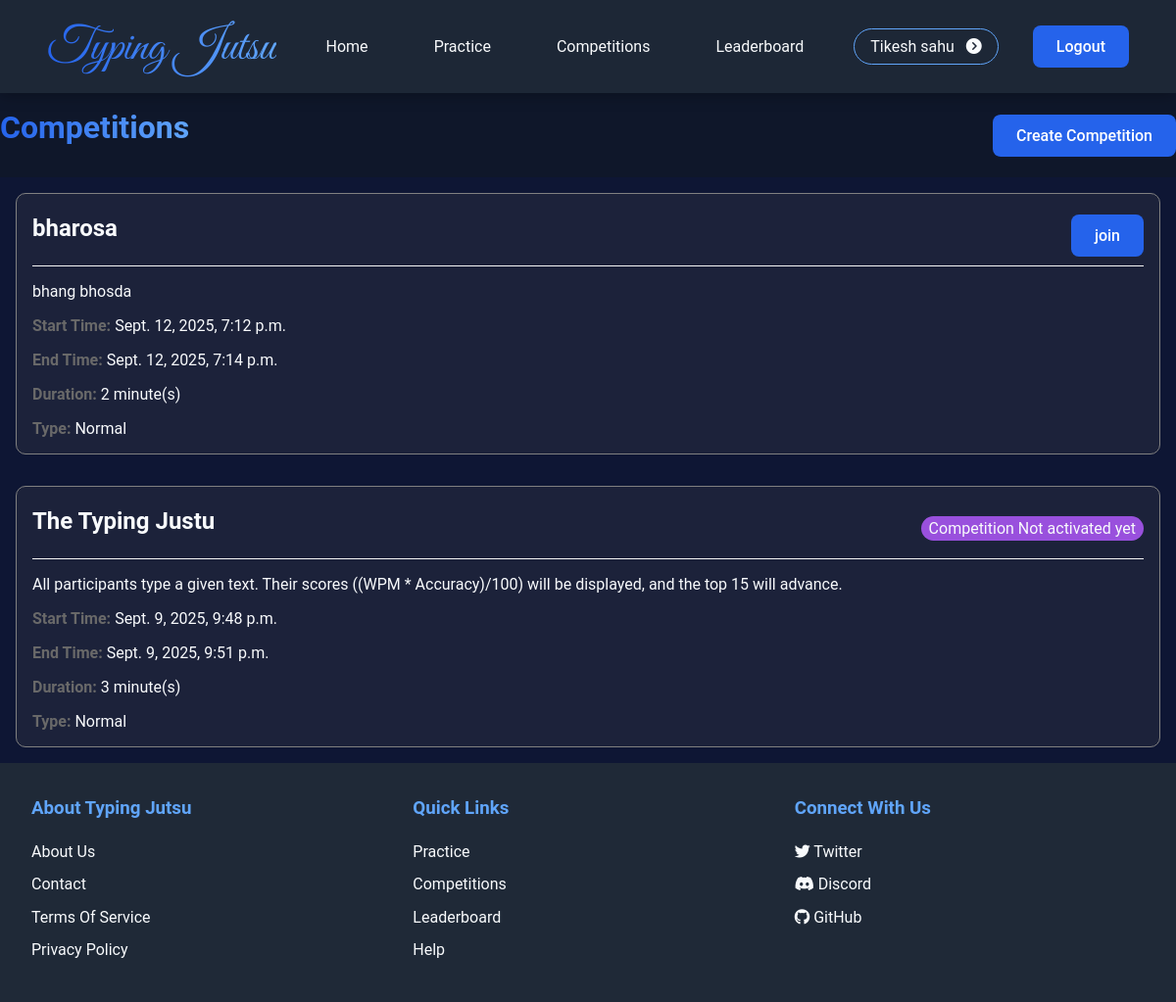
/competitions/ (signed in), run on an earlier commit of the app's database.
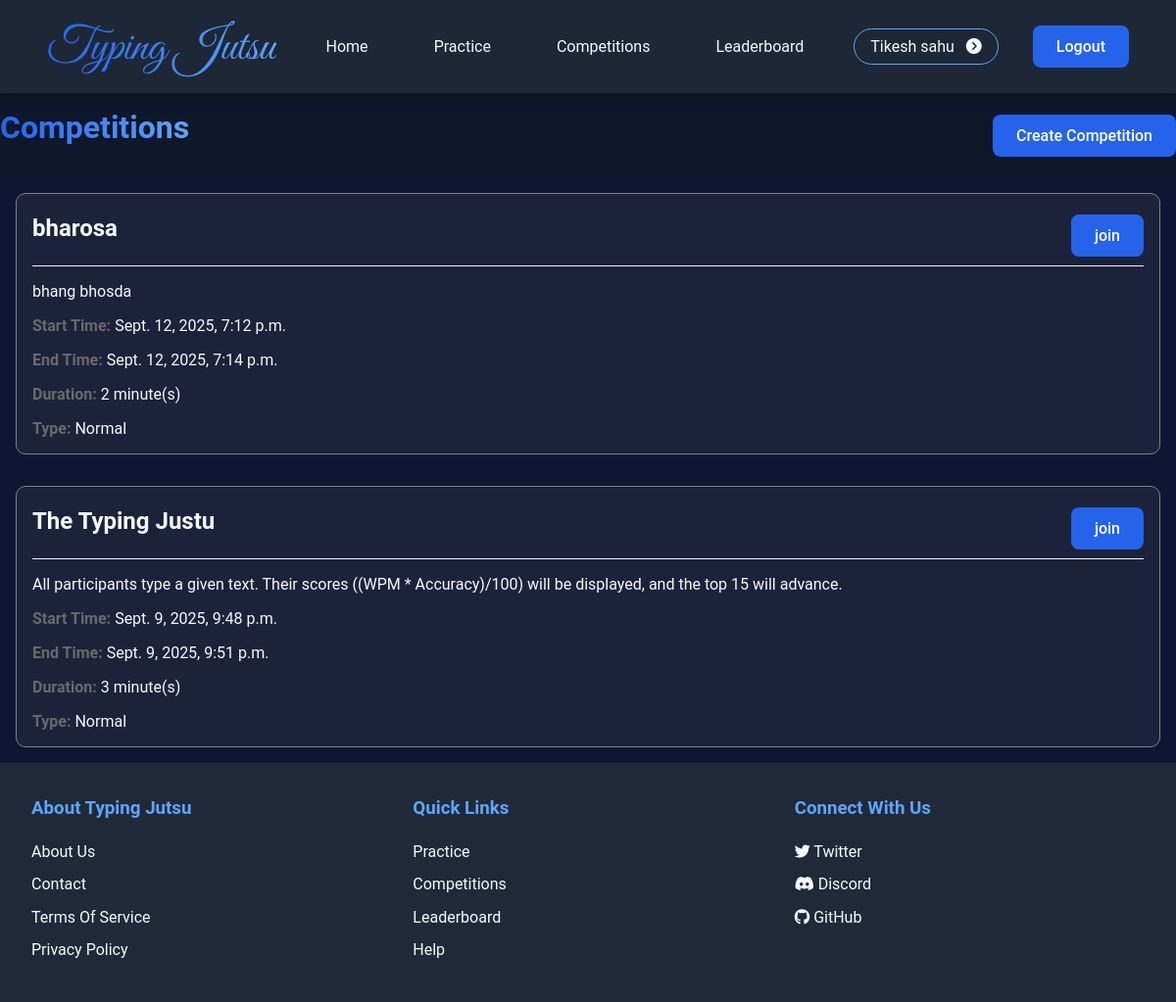
And on a later commit of the database.
### typing_game/models.py (models this page shows, shortened)
class Organizer(models.Model):
    name = models.CharField(max_length=30)
    email = models.EmailField(max_length=40, unique=True)
    mobile_num = models.CharField(max_length=10)
    password = models.CharField(max_length=128)
    class Meta:
        db_table = 'organizers'

class Competition(models.Model):
    title = models.CharField(max_length=200)
    description = models.TextField()
    start_time = models.DateTimeField()
    duration = models.IntegerField(help_text="Duration in minutes", default=3)
    organizer = models.ForeignKey(Organizer, on_delete=models.CASCADE, related_name='competitions')
    participants = models.ManyToManyField(Participant, related_name='competitions', blank=True)
    type = models.CharField(
        max_length=15,
        choices=[('Normal','normal'), ('Reverse','reverse'), ('Jumble-Word','jumble-Word')],
        default=None
    )
    paragraphs = models.JSONField(default=list)
    expired = models.BooleanField(default=False)
    started = models.BooleanField(default=False)
    status = models.CharField(choices=[('waiting','Waiting'),('active','Active'), ( 'ended','Ended')], default='waiting')
    @property
    def end_time(self):
        return self.start_time + timedelta(minutes=self.duration)

### typing_game/views.py (the view)
# urls.py: path('competitions/', views.competitions, name='competitions'),
@login_required
def competitions(request):
    context = get_auth_context(request)
    user_id = context.get('user_id')
    user_role = context.get('user_role')
    profile_user = None
    if user_id and user_role:
        try:
            if user_role == 'participant':
                profile_user = Participant.objects.get(id=user_id)
            elif user_role == 'organizer':
                profile_user = Organizer.objects.get(id=user_id)
        except (Participant.DoesNotExist, Organizer.DoesNotExist):
            request.session.flush() # User in session not in DB, clear it.
    context['competitions'] = Competition.objects.order_by('-start_time')
    context['profile_user'] = profile_user
    return render(request, 'typing_game/competitions.html', context)

### typing_game/views.py (called while the page is built)
def get_auth_context(request):
    user_id = request.session.get('user_id')
    user_role = request.session.get('user_role')
    return {
        'is_authenticated': bool(user_id),
        'user_role': user_role,
        'user_id' : user_id,
    }

### typing_game/templates/typing_game/competitions.html (shortened to what this page needs)
{% extends 'typing_game/base.html' %}
{% block page %}
<div class="page-header">
    <h1>Competitions</h1>
    <a href="{% url 'typing_game:create_competition' %}" class="button">Create Competition</a>
</div>
<div class="competition_list_container">
    {% for competition in competitions %}
        <div class="each_competition">
            <div id="competition_header" class="page-header">
                <h2>{{competition.title}}</h2>
                {% if competition.organizer.id == profile_user.id and user_role == 'organizer' %}
                    <div class="actions">
                        <a href="{% url 'typing_game:edit_competition' competition.id %}" class="button">Edit</a>
                        <a href="{% url 'typing_game:delete_competition' competition.id %}" class="button" onclick="return confirm('Are you sure you want to delete ')">Delete</a>
                        <a href="{% url 'typing_game:activate_competition' competition.id %}" class="button" onclick="return confirm('Are you sure you want to Activate')">Activate</a>
                    </div>
                {% else %}
                    {% if competition.status == 'active' %}
                        <a href="{% url 'typing_game:join_competition' competition.id %}" class="button" onclick="return confirm('Are you sure you want to Join')">join</a>
                    {% elif competition.started %}
                        <span class="button-info">Competition is started</span>
                    {%else%}
                        <span class="button-info">Competition Not activated yet</span>
                    {%endif%}
                {% endif %}
            </div>
            <div class="each_comp_more_detail">
                <p id="description"><strong></strong>{{competition.description}}</p>
                <p><strong>Start Time: </strong>{{competition.start_time}}</p>
                <p><strong>End Time: </strong>{{competition.end_time}}</p>
                <p><strong>Duration: </strong>{{competition.duration}} minute(s)</p>
                <p><strong>Type: </strong>{{competition.type}}</p>
            </div>
        </div>
    {%empty%}
        <h3>No Competitions Available right Now</h3>
    {% endfor %}
</div>
{% endblock %}

### typing_game/templates/typing_game/base.html (shortened to what this page needs)
{% load static %}
<!DOCTYPE html>
<html lang="en">
<head>
    <link rel="stylesheet" href="https://cdnjs.cloudflare.com/ajax/libs/font-awesome/6.4.2/css/all.min.css">
    <link rel="stylesheet" href="{% static 'typing_game/css/global.css' %}">
</head>
<body>
    <nav>
        <ul>
            <li>
                <div class="logoAndText">
                    <h1 id="logoText">Typing Jutsu</h1>
                </div>
            </li>
            <li><a href="{% url 'typing_game:home' %}">Home</a></li>
            <li><a href="{% url 'typing_game:practice' %}">Practice</a></li>
            <li><a href="{% url 'typing_game:competitions' %}">Competitions</a></li>
            <li><a href="{% url 'typing_game:leaderboard' %}">Leaderboard</a></li>
            {% if is_authenticated %}
                <li>
                    <details id="profile">
                        <summary>
                            {{ request.session.user_name }} <i class="fa-solid fa-circle-chevron-right"></i>
                        </summary>
                    </details>
                </li>
                <li><a href="{% url 'typing_game:logout' %}" class="button">Logout</a></li>
            {% else %}
                <li><a href="{% url 'typing_game:login' %}" class="button">Login</a></li>
                <li><a href="{% url 'typing_game:signup' %}" class="button">Sign Up</a></li>
            {% endif %}
        </ul>
    </nav>
    <main>
        {% block page %}{% endblock %}
    </main>
    <footer>
        <div class="footer-content">
            <div class="footer-section">
                <h3>About Typing Jutsu</h3>
                <ul >
                    <li><a href="">About Us</a></li>
                    <li><a href="">Contact</a></li>
                    <li><a href="{% url 'typing_game:terms' %}">Terms Of Service</a></li>
                    <li><a href="{% url 'typing_game:privacy' %}">Privacy Policy</a></li>
                </ul>
            </div>
            <div class="footer-section">
                <h3>Quick Links</h3>
                <ul>
                    <li><a href="{% url 'typing_game:practice' %}">Practice</a></li>
                    <li><a href="{% url 'typing_game:competitions' %}">Competitions</a></li>
                    <li><a href="{% url 'typing_game:leaderboard' %}">Leaderboard</a></li>
                    <li><a href="{% url 'typing_game:help' %}">Help</a></li>
                </ul>
            </div>
            <div class="footer-section">
                <h3>Connect With Us</h3>
                <ul>
                    <li><a href="#"><i class="fab fa-twitter"></i> Twitter</a></li>
                    <li><a href="#"><i class="fab fa-discord"></i> Discord</a></li>
                    <li><a href="#"><i class="fab fa-github"></i> GitHub</a></li>
                </ul>
            </div>
        </div>
    </footer>
</body>
</html>

### typing_game/static/typing_game/css/global.css (style rules this page uses)
* { margin: 0; padding: 0; box-sizing: border-box; font-family: 'Roboto', Tahoma, Geneva, Verdana, sans-serif; }
:root { --primary-color: #2563eb; --secondary-color: #1e40af; --accent-color: #60a5fa; --background-color: #0f172a; --text-color: #f8fafc; --gray-800: #1f2937; --gray-700: #374151; --gray-100: #f3f4f6; }
html,body { width: 100%; height: 100%; }
body { background-color: var(--background-color); color: var(--text-color); min-height: 100vh; display: flex; justify-content: flex-start; align-items: center; flex-direction: column; }
nav { background-color: rgba(31, 41, 55, 0.95); backdrop-filter: blur(10px); padding: 0rem 3rem; width: 100%; box-shadow: 0 2px 15px rgba(0, 0, 0, 0.3); }
nav a { color: var(--text-color); text-decoration: none; padding: 0.5rem 1rem; border-radius: 0.5rem; transition: all 0.3s ease; }
main { flex: 1; max-width: 1200px; width: 100%; }
h1, h2, h3, h4, h5, h6 { font-weight: 600; margin-bottom: 1rem; color: var(--text-color); }
h1 { background: linear-gradient(to right, var(--primary-color), var(--accent-color)); -webkit-background-clip: text; background-clip: text; -webkit-text-fill-color: transparent; }
.button { background-color: var(--primary-color); color: white; padding: 0.75rem 1.5rem; border-radius: 0.5rem; border: none; font-weight: 500; cursor: pointer; transition: all 0.3s ease; text-decoration: none; }
footer { background-color: var(--gray-800); padding: 2rem; margin-top: auto; line-height: 1.6; width: 100%; }
.footer-content { max-width: 1200px; margin: auto; display: grid; grid-template-columns: repeat(auto-fit, minmax(250px, 1fr)); gap: 2rem; }
.footer-section h3 { color: var(--accent-color); margin-bottom: 1rem; }
.footer-section ul { list-style: none; }
.footer-section ul li { margin-bottom: 0.5rem; }
.footer-section a { color: var(--text-color); text-decoration: none; transition: color 0.3s ease; }

### typing_game/templates/typing_game/competitions.html (style rules this page uses)
.page-header { display: flex; justify-content: space-between; align-items: center; margin: 1em 0; }

What changed in the data, as far as the page shows it:
changed Competition "The Typing Justu": status "Competition Not activated yet" → "join"
